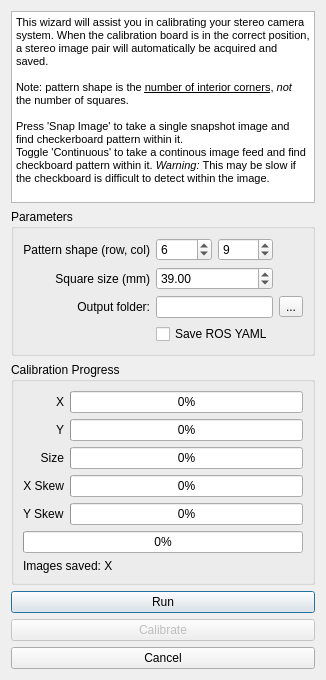
<?xml version="1.0" encoding="UTF-8"?>
<ui version="4.0">
 <class>CalibrationDialog</class>
 <widget class="QDialog" name="CalibrationDialog">
  <property name="geometry">
   <rect>
    <x>0</x>
    <y>0</y>
    <width>432</width>
    <height>593</height>
   </rect>
  </property>
  <property name="windowTitle">
   <string>Calibration Wizard</string>
  </property>
  <layout class="QVBoxLayout" name="verticalLayout_3">
   <property name="sizeConstraint">
    <enum>QLayout::SetFixedSize</enum>
   </property>
   <item>
    <widget class="QTextBrowser" name="txtGuide">
     <property name="html">
      <string>&lt;!DOCTYPE HTML PUBLIC &quot;-//W3C//DTD HTML 4.0//EN&quot; &quot;http://www.w3.org/TR/REC-html40/strict.dtd&quot;&gt;
&lt;html&gt;&lt;head&gt;&lt;meta name=&quot;qrichtext&quot; content=&quot;1&quot; /&gt;&lt;style type=&quot;text/css&quot;&gt;
p, li { white-space: pre-wrap; }
&lt;/style&gt;&lt;/head&gt;&lt;body style=&quot; font-family:'MS Shell Dlg 2'; font-size:8.25pt; font-weight:400; font-style:normal;&quot;&gt;
&lt;p style=&quot; margin-top:0px; margin-bottom:0px; margin-left:0px; margin-right:0px; -qt-block-indent:0; text-indent:0px;&quot;&gt;&lt;span style=&quot; font-family:'MS Shell Dlg 2';&quot;&gt;This wizard will assist you in calibrating your stereo camera system. When the calibration board is in the correct position, a stereo image pair will automatically be acquired and saved.&lt;/span&gt;&lt;/p&gt;
&lt;p style=&quot;-qt-paragraph-type:empty; margin-top:0px; margin-bottom:0px; margin-left:0px; margin-right:0px; -qt-block-indent:0; text-indent:0px; font-family:'MS Shell Dlg 2';&quot;&gt;&lt;br /&gt;&lt;/p&gt;
&lt;p style=&quot; margin-top:0px; margin-bottom:0px; margin-left:0px; margin-right:0px; -qt-block-indent:0; text-indent:0px;&quot;&gt;&lt;span style=&quot; font-family:'MS Shell Dlg 2';&quot;&gt;Note: pattern shape is the &lt;/span&gt;&lt;span style=&quot; font-family:'MS Shell Dlg 2'; text-decoration: underline;&quot;&gt;number of interior corners&lt;/span&gt;&lt;span style=&quot; font-family:'MS Shell Dlg 2';&quot;&gt;, &lt;/span&gt;&lt;span style=&quot; font-family:'MS Shell Dlg 2'; font-style:italic;&quot;&gt;not&lt;/span&gt;&lt;span style=&quot; font-family:'MS Shell Dlg 2';&quot;&gt; the number of squares.&lt;/span&gt;&lt;/p&gt;
&lt;p style=&quot;-qt-paragraph-type:empty; margin-top:0px; margin-bottom:0px; margin-left:0px; margin-right:0px; -qt-block-indent:0; text-indent:0px; font-family:'MS Shell Dlg 2';&quot;&gt;&lt;br /&gt;&lt;/p&gt;
&lt;p style=&quot; margin-top:0px; margin-bottom:0px; margin-left:0px; margin-right:0px; -qt-block-indent:0; text-indent:0px;&quot;&gt;&lt;span style=&quot; font-family:'MS Shell Dlg 2';&quot;&gt;Press 'Snap Image' to take a single snapshot image and find checkerboard pattern within it. &lt;/span&gt;&lt;/p&gt;
&lt;p style=&quot; margin-top:0px; margin-bottom:0px; margin-left:0px; margin-right:0px; -qt-block-indent:0; text-indent:0px;&quot;&gt;&lt;span style=&quot; font-family:'MS Shell Dlg 2';&quot;&gt;Toggle 'Continuous' to take a continous image feed and find checkboard pattern within it. &lt;/span&gt;&lt;span style=&quot; font-family:'MS Shell Dlg 2'; font-style:italic;&quot;&gt;Warning: &lt;/span&gt;&lt;span style=&quot; font-family:'MS Shell Dlg 2';&quot;&gt;This may be slow if the checkboard is difficult to detect within the image. &lt;/span&gt;&lt;/p&gt;&lt;/body&gt;&lt;/html&gt;</string>
     </property>
    </widget>
   </item>
   <item>
    <widget class="QGroupBox" name="groupBoxPattern">
     <property name="title">
      <string>Parameters</string>
     </property>
     <layout class="QHBoxLayout" name="horizontalLayout">
      <item>
       <layout class="QGridLayout" name="gridLayout_2" columnstretch="0,0,0">
        <property name="topMargin">
         <number>0</number>
        </property>
        <item row="2" column="2">
         <widget class="QToolButton" name="toolButtonOutput">
          <property name="text">
           <string>...</string>
          </property>
         </widget>
        </item>
        <item row="0" column="1">
         <layout class="QHBoxLayout" name="horizontalLayout_3">
          <item>
           <widget class="QSpinBox" name="patternRowSpinBox">
            <property name="minimum">
             <number>1</number>
            </property>
            <property name="value">
             <number>6</number>
            </property>
           </widget>
          </item>
          <item>
           <widget class="QSpinBox" name="patternColSpinBox">
            <property name="minimum">
             <number>1</number>
            </property>
            <property name="value">
             <number>9</number>
            </property>
           </widget>
          </item>
         </layout>
        </item>
        <item row="2" column="0">
         <widget class="QLabel" name="lblOutput">
          <property name="text">
           <string>Output folder:</string>
          </property>
          <property name="alignment">
           <set>Qt::AlignRight|Qt::AlignTrailing|Qt::AlignVCenter</set>
          </property>
         </widget>
        </item>
        <item row="1" column="0">
         <widget class="QLabel" name="lblSqSize">
          <property name="text">
           <string>Square size (mm)</string>
          </property>
          <property name="alignment">
           <set>Qt::AlignRight|Qt::AlignTrailing|Qt::AlignVCenter</set>
          </property>
         </widget>
        </item>
        <item row="0" column="0">
         <widget class="QLabel" name="lblPatternShape">
          <property name="text">
           <string>Pattern shape (row, col)</string>
          </property>
          <property name="alignment">
           <set>Qt::AlignRight|Qt::AlignTrailing|Qt::AlignVCenter</set>
          </property>
         </widget>
        </item>
        <item row="2" column="1">
         <widget class="QLineEdit" name="lineEditOutput"/>
        </item>
        <item row="1" column="1">
         <widget class="QDoubleSpinBox" name="sqSizeSpinBox">
          <property name="maximum">
           <double>500.000000000000000</double>
          </property>
          <property name="value">
           <double>39.000000000000000</double>
          </property>
         </widget>
        </item>
        <item row="3" column="1">
         <widget class="QCheckBox" name="checkBoxROS">
          <property name="text">
           <string>Save ROS YAML</string>
          </property>
         </widget>
        </item>
       </layout>
      </item>
     </layout>
    </widget>
   </item>
   <item>
    <widget class="QGroupBox" name="groupBoxProgress">
     <property name="title">
      <string>Calibration Progress</string>
     </property>
     <layout class="QVBoxLayout" name="verticalLayout_2">
      <item>
       <layout class="QGridLayout" name="gridLayout">
        <property name="leftMargin">
         <number>0</number>
        </property>
        <property name="topMargin">
         <number>0</number>
        </property>
        <item row="1" column="0">
         <widget class="QLabel" name="lblY">
          <property name="text">
           <string>Y</string>
          </property>
          <property name="alignment">
           <set>Qt::AlignRight|Qt::AlignTrailing|Qt::AlignVCenter</set>
          </property>
         </widget>
        </item>
        <item row="2" column="1">
         <widget class="QProgressBar" name="progressBarSize">
          <property name="value">
           <number>0</number>
          </property>
         </widget>
        </item>
        <item row="2" column="0">
         <widget class="QLabel" name="lblSize">
          <property name="text">
           <string>Size</string>
          </property>
          <property name="alignment">
           <set>Qt::AlignRight|Qt::AlignTrailing|Qt::AlignVCenter</set>
          </property>
         </widget>
        </item>
        <item row="1" column="1">
         <widget class="QProgressBar" name="progressBarY">
          <property name="value">
           <number>0</number>
          </property>
         </widget>
        </item>
        <item row="0" column="0">
         <widget class="QLabel" name="lblX">
          <property name="text">
           <string>X</string>
          </property>
          <property name="alignment">
           <set>Qt::AlignRight|Qt::AlignTrailing|Qt::AlignVCenter</set>
          </property>
         </widget>
        </item>
        <item row="3" column="1">
         <widget class="QProgressBar" name="progressBarXSkew">
          <property name="enabled">
           <bool>true</bool>
          </property>
          <property name="value">
           <number>0</number>
          </property>
         </widget>
        </item>
        <item row="3" column="0">
         <widget class="QLabel" name="lblXSkew">
          <property name="enabled">
           <bool>true</bool>
          </property>
          <property name="minimumSize">
           <size>
            <width>0</width>
            <height>0</height>
           </size>
          </property>
          <property name="layoutDirection">
           <enum>Qt::LeftToRight</enum>
          </property>
          <property name="text">
           <string>X Skew</string>
          </property>
          <property name="alignment">
           <set>Qt::AlignRight|Qt::AlignTrailing|Qt::AlignVCenter</set>
          </property>
         </widget>
        </item>
        <item row="0" column="1">
         <widget class="QProgressBar" name="progressBarX">
          <property name="value">
           <number>0</number>
          </property>
         </widget>
        </item>
        <item row="4" column="0">
         <widget class="QLabel" name="label">
          <property name="text">
           <string>Y Skew</string>
          </property>
         </widget>
        </item>
        <item row="4" column="1">
         <widget class="QProgressBar" name="progressBarYSkew">
          <property name="value">
           <number>0</number>
          </property>
         </widget>
        </item>
       </layout>
      </item>
      <item>
       <widget class="QProgressBar" name="progressBarComplete">
        <property name="value">
         <number>0</number>
        </property>
       </widget>
      </item>
      <item>
       <widget class="QLabel" name="lblImageCount">
        <property name="text">
         <string>Images saved: X</string>
        </property>
       </widget>
      </item>
     </layout>
    </widget>
   </item>
   <item>
    <widget class="QPushButton" name="runButton">
     <property name="text">
      <string>Run</string>
     </property>
    </widget>
   </item>
   <item>
    <widget class="QPushButton" name="calibrateButton">
     <property name="enabled">
      <bool>false</bool>
     </property>
     <property name="text">
      <string>Calibrate</string>
     </property>
    </widget>
   </item>
   <item>
    <widget class="QPushButton" name="cancelButton">
     <property name="text">
      <string>Cancel</string>
     </property>
    </widget>
   </item>
  </layout>
 </widget>
 <resources/>
 <connections/>
</ui>
